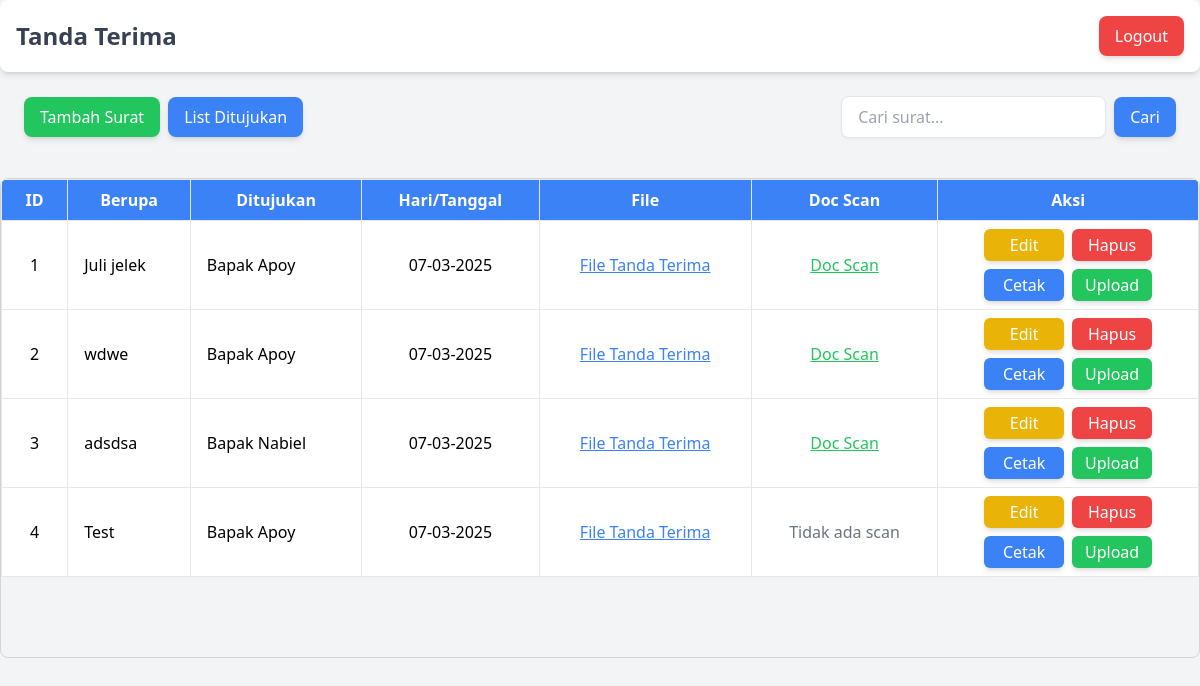
/index.php (signed in), run on the app's committed database.
### tables this page shows
CREATE TABLE `penerima` (
  `id` int NOT NULL,
  `berupa` text NOT NULL,
  `ditunjukan` int DEFAULT NULL,
  `hari_tanggal` date NOT NULL,
  `file_path` varchar(255) DEFAULT NULL,
  `doc_scan_path` varchar(255) DEFAULT NULL
);

CREATE TABLE `ditujukan` (
  `id` int NOT NULL,
  `sebutan` enum('Bapak','Ibu') NOT NULL,
  `nama_penerima` varchar(255) NOT NULL,
  `divisi` varchar(255) NOT NULL,
  `nama_perusahaan` varchar(255) NOT NULL
);

### index.php (the view, shortened to what this page needs)
<?php
include './auth/koneksi.php';
$search = isset($_GET['search']) ? $_GET['search'] : '';
$sql = "
    SELECT penerima.*, ditujukan.nama_penerima, ditujukan.sebutan
    FROM penerima
    LEFT JOIN ditujukan ON penerima.ditunjukan = ditujukan.id
    WHERE penerima.berupa LIKE ?
    ORDER BY penerima.hari_tanggal DESC
";
$stmt = $conn->prepare($sql);
$search_param = "%$search%";
$stmt->bind_param("s", $search_param);
$stmt->execute();
$query = $stmt->get_result();
?>
<!DOCTYPE html>
<html lang="id">
<head>
    <script src="https://cdn.tailwindcss.com"></script>
</head>
<body class="bg-gray-100">
    <div class="flex items-center justify-between bg-white shadow-md p-4 rounded-lg">
        <h2 class="text-2xl font-bold text-gray-700">Tanda Terima</h2>
        <a href="logout.php" class="bg-red-500 text-white px-4 py-2 rounded-lg shadow-md hover:bg-red-600">
            Logout
        </a>
    </div>
    <div class="p-6">
        <div class="flex flex-col sm:flex-row sm:items-center sm:justify-between mb-4 space-y-2 sm:space-y-0">
            <div class="flex flex-col sm:flex-row space-y-2 sm:space-y-0 sm:space-x-2 w-full sm:w-auto">
                <a href="tambah.php" class="w-full sm:w-auto bg-green-500 text-white px-4 py-2 rounded-lg shadow-md hover:bg-green-600 text-center">
                    Tambah Surat
                </a>
                <a href="./ditujukan/ditujukan.php" class="w-full sm:w-auto bg-blue-500 text-white px-4 py-2 rounded-lg shadow-md hover:bg-blue-600 text-center">
                    List Ditujukan
                </a>
            </div>
            <form method="GET" class="flex flex-col sm:flex-row sm:items-center space-y-2 sm:space-y-0 sm:space-x-2 w-full sm:w-auto">
                <input type="text" name="search" value="<?= htmlspecialchars($search); ?>"
                    placeholder="Cari surat..."
                    class="px-4 py-2 border rounded-lg shadow-sm focus:outline-none focus:ring-2 focus:ring-blue-400 w-full sm:w-auto">
                <button type="submit" class="w-full sm:w-auto px-4 py-2 bg-blue-500 text-white rounded-lg shadow-md hover:bg-blue-600">
                    Cari
                </button>
            </form>
        </div>
    </div>
    <div class="border border-gray-300 rounded-lg overflow-hidden">
        <div class="max-h-[510px] overflow-y-auto">
            <table class="w-full mb-20 bg-white border border-gray-200">
    <thead class="bg-blue-500 text-white sticky top-0 z-4">
    <tr>
        <th class="py-2 px-4 border">ID</th>
        <th class="py-2 px-4 border">Berupa</th>
        <th class="py-2 px-4 border">Ditujukan</th>
        <th class="py-2 px-4 border">Hari/Tanggal</th>
        <th class="py-2 px-4 border">File</th>
        <th class="py-2 px-4 border">Doc Scan</th>
        <th class="py-2 px-4 border">Aksi</th>
    </tr>
</thead>
<tbody>
    <?php
    $no = 1;
    while ($row = $query->fetch_assoc()) : ?>
    <tr class="border-b hover:bg-gray-100 transition">
        <td class="py-2 px-4 border text-center"><?= $no++; ?></td>
        <td class="py-2 px-4 border"><?= nl2br(htmlspecialchars($row['berupa'])); ?></td>
        <td class="py-2 px-4 border">
            <?= (!empty($row['sebutan']) ? $row['sebutan'] . " " : "") . htmlspecialchars($row['nama_penerima']); ?>
        </td>
        <td class="py-2 px-4 border text-center"><?= date('d-m-Y', strtotime($row['hari_tanggal'])); ?></td>
        <td class="py-2 px-4 border text-center">
            <?php if (!empty($row['file_path'])): ?>
                <a href="<?= $row['file_path']; ?>" target="_blank" class="text-blue-500 underline">File Tanda Terima</a>
            <?php else: ?>
                <span class="text-gray-500">Tidak ada file</span>
            <?php endif; ?>
        </td>
        <td class="py-2 px-4 border text-center">
            <?php if (!empty($row['doc_scan_path'])): ?>
                <a href="<?= $row['doc_scan_path']; ?>" target="_blank" class="text-green-500 underline">Doc Scan</a>
            <?php else: ?>
                <span class="text-gray-500">Tidak ada scan</span>
            <?php endif; ?>
        </td>
        <td class="py-2 px-4 border text-center">
            <div class="flex flex-wrap justify-center gap-2 sm:flex-nowrap">
                <a href="edit.php?id=<?php echo $row['id']; ?>"
                class="px-3 py-1 min-w-[80px] text-center bg-yellow-500 text-white rounded-md hover:bg-yellow-600 shadow-md">
                    Edit
                </a>
                <a href="?hapus=<?php echo $row['id']; ?>"
                onclick="return confirm('Yakin ingin menghapus?');"
                class="px-3 py-1 min-w-[80px] text-center bg-red-500 text-white rounded-md hover:bg-red-600 shadow-md">
                    Hapus
                </a>
            </div>
            <div class="mt-2 flex justify-center gap-2">
                <a href="cetak_file.php?id=<?php echo sha1($row['id']); ?>" target="_blank"
                class="px-3 py-1 min-w-[80px] text-center bg-blue-500 text-white rounded-md hover:bg-blue-600 shadow-md">
                    Cetak
                </a>
                <?php if (!empty($row['file_path'])): ?>
                    <button onclick="openModal(<?php echo $row['id']; ?>, true)"
                    class="px-3 py-1 min-w-[80px] text-center bg-green-500 text-white rounded-md hover:bg-green-600 shadow-md">
                        Upload
                    </button>
                <?php endif; ?>
            </div>
        </td>
    </tr>
    <?php endwhile; ?>
</tbody>
</table>
        </div>
    </div>
</body>
</html>

### data on the page
penerima: berupa "Juli jelek", ditujukan.sebutan "Bapak", ditujukan.nama_penerima "Apoy", hari_tanggal "07-03-2025"
penerima: berupa "wdwe", ditujukan.sebutan "Bapak", ditujukan.nama_penerima "Apoy", hari_tanggal "07-03-2025"
penerima: berupa "adsdsa", ditujukan.sebutan "Bapak", ditujukan.nama_penerima "Nabiel", hari_tanggal "07-03-2025"
penerima: berupa "Test", ditujukan.sebutan "Bapak", ditujukan.nama_penerima "Apoy", hari_tanggal "07-03-2025", shows "Tidak ada scan"
